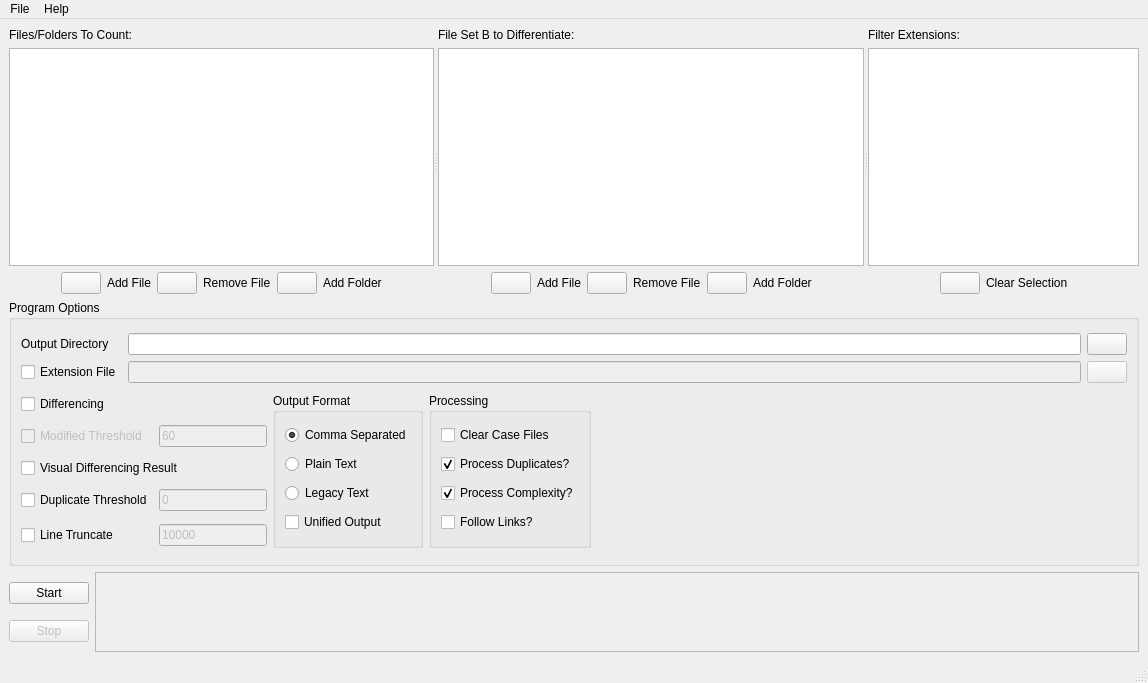
<?xml version="1.0" encoding="UTF-8"?>
<ui version="4.0">
 <class>GMainWindowClass</class>
 <widget class="QMainWindow" name="GMainWindowClass">
  <property name="geometry">
   <rect>
    <x>0</x>
    <y>0</y>
    <width>1148</width>
    <height>683</height>
   </rect>
  </property>
  <property name="windowTitle">
   <string>Unified Code Counter (UCC)</string>
  </property>
  <property name="windowIcon">
   <iconset resource="gucc.qrc">
    <normaloff>:/images/gucc.png</normaloff>:/images/gucc.png</iconset>
  </property>
  <widget class="QWidget" name="centralwidget">
   <layout class="QVBoxLayout" name="verticalLayout_10">
    <item>
     <widget class="QSplitter" name="splitter">
      <property name="orientation">
       <enum>Qt::Horizontal</enum>
      </property>
      <widget class="QWidget" name="layoutWidget">
       <layout class="QVBoxLayout" name="verticalLayout_2">
        <item>
         <layout class="QVBoxLayout" name="verticalLayout">
          <item>
           <widget class="QLabel" name="lblFilesA">
            <property name="text">
             <string>Files/Folders To Count:</string>
            </property>
           </widget>
          </item>
          <item>
           <widget class="QListWidget" name="lwFileListA">
            <property name="contextMenuPolicy">
             <enum>Qt::CustomContextMenu</enum>
            </property>
            <property name="selectionMode">
             <enum>QAbstractItemView::ExtendedSelection</enum>
            </property>
           </widget>
          </item>
         </layout>
        </item>
        <item>
         <layout class="QHBoxLayout" name="horizontalLayout">
          <item>
           <spacer name="horizontalSpacer">
            <property name="orientation">
             <enum>Qt::Horizontal</enum>
            </property>
            <property name="sizeHint" stdset="0">
             <size>
              <width>40</width>
              <height>20</height>
             </size>
            </property>
           </spacer>
          </item>
          <item>
           <widget class="QPushButton" name="btnAddFileA">
            <property name="toolTip">
             <string>Add File</string>
            </property>
            <property name="text">
             <string/>
            </property>
            <property name="icon">
             <iconset resource="gucc.qrc">
              <normaloff>:/images/plus_sign.png</normaloff>:/images/plus_sign.png</iconset>
            </property>
            <property name="iconSize">
             <size>
              <width>22</width>
              <height>22</height>
             </size>
            </property>
           </widget>
          </item>
          <item>
           <widget class="QLabel" name="lblAddFileA">
            <property name="text">
             <string>Add File</string>
            </property>
           </widget>
          </item>
          <item>
           <widget class="QPushButton" name="btnRemoveFileA">
            <property name="enabled">
             <bool>true</bool>
            </property>
            <property name="toolTip">
             <string>Remove File</string>
            </property>
            <property name="text">
             <string/>
            </property>
            <property name="icon">
             <iconset resource="gucc.qrc">
              <normaloff>:/images/minus_sign.png</normaloff>:/images/minus_sign.png</iconset>
            </property>
            <property name="iconSize">
             <size>
              <width>22</width>
              <height>22</height>
             </size>
            </property>
           </widget>
          </item>
          <item>
           <widget class="QLabel" name="lblRemoveFileA">
            <property name="text">
             <string>Remove File</string>
            </property>
           </widget>
          </item>
          <item>
           <widget class="QPushButton" name="btnAddFolderA">
            <property name="toolTip">
             <string>Add Folder</string>
            </property>
            <property name="text">
             <string/>
            </property>
            <property name="icon">
             <iconset resource="gucc.qrc">
              <normaloff>:/images/add_folder.png</normaloff>:/images/add_folder.png</iconset>
            </property>
            <property name="iconSize">
             <size>
              <width>22</width>
              <height>22</height>
             </size>
            </property>
           </widget>
          </item>
          <item>
           <widget class="QLabel" name="lblAddFolderA">
            <property name="text">
             <string>Add Folder</string>
            </property>
           </widget>
          </item>
          <item>
           <spacer name="horizontalSpacer_2">
            <property name="orientation">
             <enum>Qt::Horizontal</enum>
            </property>
            <property name="sizeHint" stdset="0">
             <size>
              <width>40</width>
              <height>20</height>
             </size>
            </property>
           </spacer>
          </item>
         </layout>
        </item>
       </layout>
      </widget>
      <widget class="QWidget" name="layoutWidget1">
       <layout class="QVBoxLayout" name="verticalLayout_7">
        <item>
         <layout class="QVBoxLayout" name="verticalLayout_5">
          <item>
           <widget class="QLabel" name="lblFilesB">
            <property name="text">
             <string>File Set B to Differentiate:</string>
            </property>
           </widget>
          </item>
          <item>
           <widget class="QListWidget" name="lwFileListB">
            <property name="contextMenuPolicy">
             <enum>Qt::CustomContextMenu</enum>
            </property>
            <property name="selectionMode">
             <enum>QAbstractItemView::ExtendedSelection</enum>
            </property>
           </widget>
          </item>
         </layout>
        </item>
        <item>
         <layout class="QHBoxLayout" name="horizontalLayout_2">
          <item>
           <spacer name="horizontalSpacer_3">
            <property name="orientation">
             <enum>Qt::Horizontal</enum>
            </property>
            <property name="sizeHint" stdset="0">
             <size>
              <width>40</width>
              <height>20</height>
             </size>
            </property>
           </spacer>
          </item>
          <item>
           <widget class="QPushButton" name="btnAddFileB">
            <property name="toolTip">
             <string>Add File</string>
            </property>
            <property name="text">
             <string/>
            </property>
            <property name="icon">
             <iconset resource="gucc.qrc">
              <normaloff>:/images/plus_sign.png</normaloff>:/images/plus_sign.png</iconset>
            </property>
            <property name="iconSize">
             <size>
              <width>22</width>
              <height>22</height>
             </size>
            </property>
           </widget>
          </item>
          <item>
           <widget class="QLabel" name="lblAddFileB">
            <property name="text">
             <string>Add File</string>
            </property>
           </widget>
          </item>
          <item>
           <widget class="QPushButton" name="btnRemoveFileB">
            <property name="enabled">
             <bool>true</bool>
            </property>
            <property name="toolTip">
             <string>Remove File</string>
            </property>
            <property name="text">
             <string/>
            </property>
            <property name="icon">
             <iconset resource="gucc.qrc">
              <normaloff>:/images/minus_sign.png</normaloff>:/images/minus_sign.png</iconset>
            </property>
            <property name="iconSize">
             <size>
              <width>22</width>
              <height>22</height>
             </size>
            </property>
           </widget>
          </item>
          <item>
           <widget class="QLabel" name="lblRemoveFileB">
            <property name="text">
             <string>Remove File</string>
            </property>
           </widget>
          </item>
          <item>
           <widget class="QPushButton" name="btnAddFolderB">
            <property name="toolTip">
             <string>Add Folder</string>
            </property>
            <property name="text">
             <string/>
            </property>
            <property name="icon">
             <iconset resource="gucc.qrc">
              <normaloff>:/images/add_folder.png</normaloff>:/images/add_folder.png</iconset>
            </property>
            <property name="iconSize">
             <size>
              <width>22</width>
              <height>22</height>
             </size>
            </property>
           </widget>
          </item>
          <item>
           <widget class="QLabel" name="lblAddFolderB">
            <property name="text">
             <string>Add Folder</string>
            </property>
           </widget>
          </item>
          <item>
           <spacer name="horizontalSpacer_4">
            <property name="orientation">
             <enum>Qt::Horizontal</enum>
            </property>
            <property name="sizeHint" stdset="0">
             <size>
              <width>40</width>
              <height>20</height>
             </size>
            </property>
           </spacer>
          </item>
         </layout>
        </item>
       </layout>
      </widget>
      <widget class="QWidget" name="layoutWidget2">
       <layout class="QVBoxLayout" name="verticalLayout_8">
        <item>
         <layout class="QVBoxLayout" name="verticalLayout_6">
          <item>
           <widget class="QLabel" name="lblExtensionList">
            <property name="text">
             <string>Filter Extensions:</string>
            </property>
           </widget>
          </item>
          <item>
           <widget class="QListWidget" name="lwExtensionList">
            <property name="selectionMode">
             <enum>QAbstractItemView::ExtendedSelection</enum>
            </property>
           </widget>
          </item>
         </layout>
        </item>
        <item>
         <layout class="QHBoxLayout" name="horizontalLayout_3">
          <item>
           <spacer name="horizontalSpacer_8">
            <property name="orientation">
             <enum>Qt::Horizontal</enum>
            </property>
            <property name="sizeHint" stdset="0">
             <size>
              <width>40</width>
              <height>20</height>
             </size>
            </property>
           </spacer>
          </item>
          <item>
           <widget class="QPushButton" name="btnClearSelExt">
            <property name="toolTip">
             <string>Clear Extension Selection</string>
            </property>
            <property name="text">
             <string/>
            </property>
            <property name="icon">
             <iconset resource="gucc.qrc">
              <normaloff>:/images/minus_sign.png</normaloff>:/images/minus_sign.png</iconset>
            </property>
            <property name="iconSize">
             <size>
              <width>22</width>
              <height>22</height>
             </size>
            </property>
           </widget>
          </item>
          <item>
           <widget class="QLabel" name="lblClearSelExt">
            <property name="text">
             <string>Clear Selection</string>
            </property>
           </widget>
          </item>
          <item>
           <spacer name="horizontalSpacer_7">
            <property name="orientation">
             <enum>Qt::Horizontal</enum>
            </property>
            <property name="sizeHint" stdset="0">
             <size>
              <width>40</width>
              <height>20</height>
             </size>
            </property>
           </spacer>
          </item>
         </layout>
        </item>
       </layout>
      </widget>
     </widget>
    </item>
    <item>
     <widget class="QGroupBox" name="bgrpOptions">
      <property name="minimumSize">
       <size>
        <width>500</width>
        <height>200</height>
       </size>
      </property>
      <property name="title">
       <string>Program Options</string>
      </property>
      <layout class="QGridLayout" name="gridLayout_2">
       <item row="1" column="2" rowspan="5">
        <widget class="QGroupBox" name="grpbOutputFormat">
         <property name="title">
          <string>Output Format</string>
         </property>
         <layout class="QVBoxLayout" name="verticalLayout_3">
          <item>
           <widget class="QRadioButton" name="rdoCSVOutput">
            <property name="toolTip">
             <string>&lt;html&gt;&lt;head/&gt;&lt;body&gt;&lt;p&gt;&lt;span style=&quot; font-weight:600;&quot;&gt;Comma Separated (&lt;/span&gt;&lt;span style=&quot; font-weight:600; font-style:italic;&quot;&gt;default&lt;/span&gt;&lt;span style=&quot; font-weight:600;&quot;&gt;)&lt;/span&gt;&lt;/p&gt;&lt;p&gt;Prints CSV (*.csv) report files instead of ASCII text (*.txt) files. The content of the CSV format is identical to the ASCII format.&lt;/p&gt;&lt;/body&gt;&lt;/html&gt;</string>
            </property>
            <property name="text">
             <string>Comma Separated</string>
            </property>
            <property name="checked">
             <bool>true</bool>
            </property>
           </widget>
          </item>
          <item>
           <widget class="QRadioButton" name="rdoAsciiOutput">
            <property name="toolTip">
             <string>&lt;html&gt;&lt;head/&gt;&lt;body&gt;&lt;p&gt;&lt;span style=&quot; font-weight:600;&quot;&gt;Plain Text (&lt;/span&gt;&lt;span style=&quot; font-weight:600; font-style:italic;&quot;&gt;-ascii&lt;/span&gt;&lt;span style=&quot; font-weight:600;&quot;&gt;)&lt;/span&gt;&lt;/p&gt;&lt;p&gt;Prints ASCII text (*.txt) report files instead of CSV (*.csv) files. The content of the ASCII format is identical to the CSV format.&lt;/p&gt;&lt;/body&gt;&lt;/html&gt;</string>
            </property>
            <property name="text">
             <string>Plain Text</string>
            </property>
           </widget>
          </item>
          <item>
           <widget class="QRadioButton" name="rdoLegacyOutput">
            <property name="toolTip">
             <string>&lt;html&gt;&lt;head/&gt;&lt;body&gt;&lt;p&gt;&lt;span style=&quot; font-weight:600;&quot;&gt;Legacy Text (&lt;/span&gt;&lt;span style=&quot; font-weight:600; font-style:italic;&quot;&gt;-legacy&lt;/span&gt;&lt;span style=&quot; font-weight:600;&quot;&gt;)&lt;/span&gt;&lt;/p&gt;&lt;p&gt;Prints legacy formatted ASCII text report files instead of the current format of the CSV or ASCII text files. The purpose of this option is to maintain backward compatibility with some older UCC results post-processing software systems. This options is rarely required.&lt;/p&gt;&lt;/body&gt;&lt;/html&gt;</string>
            </property>
            <property name="text">
             <string>Legacy Text</string>
            </property>
           </widget>
          </item>
          <item>
           <widget class="QCheckBox" name="chkUnifiedOut">
            <property name="toolTip">
             <string>&lt;html&gt;&lt;head/&gt;&lt;body&gt;&lt;p&gt;&lt;span style=&quot; font-weight:600;&quot;&gt;Unified Output (&lt;/span&gt;&lt;span style=&quot; font-weight:600; font-style:italic;&quot;&gt;-unified&lt;/span&gt;&lt;span style=&quot; font-weight:600;&quot;&gt;)&lt;/span&gt;&lt;/p&gt;&lt;p&gt;Prints language report files to a single unified report file. The results are written to 'TOTAL_outfile.csv' or 'TOTAL_outfile.txt'. In the absence of this option, results for each language are written to separate files.&lt;/p&gt;&lt;/body&gt;&lt;/html&gt;</string>
            </property>
            <property name="text">
             <string>Unified Output</string>
            </property>
           </widget>
          </item>
         </layout>
        </widget>
       </item>
       <item row="1" column="3" rowspan="5">
        <widget class="QGroupBox" name="grpbProcessing">
         <property name="title">
          <string>Processing</string>
         </property>
         <layout class="QVBoxLayout" name="verticalLayout_4">
          <item>
           <widget class="QCheckBox" name="chkClearCaseFiles">
            <property name="toolTip">
             <string>&lt;html&gt;&lt;head/&gt;&lt;body&gt;&lt;p&gt;&lt;span style=&quot; font-weight:600;&quot;&gt;Clear Case Files (&lt;/span&gt;&lt;span style=&quot; font-weight:600; font-style:italic;&quot;&gt;-cf&lt;/span&gt;&lt;span style=&quot; font-weight:600;&quot;&gt;)&lt;/span&gt;&lt;/p&gt;&lt;p&gt;Indicates that the target files were retrieved from IBM Rational ClearCase. ClearCase appends information at the end of file names beginning with '@@'. Use of this option strips all characters after the last '@@' sequence from the file name.&lt;/p&gt;&lt;/body&gt;&lt;/html&gt;</string>
            </property>
            <property name="text">
             <string>Clear Case Files</string>
            </property>
           </widget>
          </item>
          <item>
           <widget class="QCheckBox" name="chkProcDuplicates">
            <property name="toolTip">
             <string>&lt;html&gt;&lt;head/&gt;&lt;body&gt;&lt;p&gt;&lt;span style=&quot; font-weight:600;&quot;&gt;Process Duplicates (&lt;/span&gt;&lt;span style=&quot; font-weight:600; font-style:italic;&quot;&gt;inverse -nodup&lt;/span&gt;&lt;span style=&quot; font-weight:600;&quot;&gt;)&lt;/span&gt;&lt;/p&gt;&lt;p&gt;Enables separate processing of duplicate files. Disabling this avoids extra processing time to determine the presence of duplicate files within each baseline. When disabled, all files will be counted and reported together, regardless of whether they are duplicates. Otherwise, file within a baseline will be checked for duplicates and results will be reported separately. Please see the user manual for details.&lt;/p&gt;&lt;/body&gt;&lt;/html&gt;</string>
            </property>
            <property name="text">
             <string>Process Duplicates?</string>
            </property>
            <property name="checked">
             <bool>true</bool>
            </property>
           </widget>
          </item>
          <item>
           <widget class="QCheckBox" name="chkProcComplexity">
            <property name="toolTip">
             <string>&lt;html&gt;&lt;head/&gt;&lt;body&gt;&lt;p&gt;&lt;span style=&quot; font-weight:600;&quot;&gt;Process Complexity (&lt;/span&gt;&lt;span style=&quot; font-weight:600; font-style:italic;&quot;&gt;inverse -nocomplex&lt;/span&gt;&lt;span style=&quot; font-weight:600;&quot;&gt;)&lt;/span&gt;&lt;/p&gt;&lt;p&gt;Enables printing of keyword counts and processing of complexity metrics. Disabling this can reduce processing time and limit reports.&lt;/p&gt;&lt;/body&gt;&lt;/html&gt;</string>
            </property>
            <property name="text">
             <string>Process Complexity?</string>
            </property>
            <property name="checked">
             <bool>true</bool>
            </property>
           </widget>
          </item>
          <item>
           <widget class="QCheckBox" name="chkProcLinks">
            <property name="toolTip">
             <string>&lt;html&gt;&lt;head/&gt;&lt;body&gt;&lt;p&gt;&lt;span style=&quot; font-weight:600;&quot;&gt;Follow Links (&lt;/span&gt;&lt;span style=&quot; font-weight:600; font-style:italic;&quot;&gt;inverse -nolinks&lt;/span&gt;&lt;span style=&quot; font-weight:600;&quot;&gt;)&lt;/span&gt;&lt;/p&gt;&lt;p&gt;Enables following symbolic links to directories and counting of links to files on Unix systems. Disabling this can prevent duplicate file counts.&lt;/p&gt;&lt;/body&gt;&lt;/html&gt;</string>
            </property>
            <property name="text">
             <string>Follow Links?</string>
            </property>
           </widget>
          </item>
         </layout>
        </widget>
       </item>
       <item row="0" column="0" colspan="5">
        <layout class="QGridLayout" name="gridLayout">
         <item row="0" column="0">
          <widget class="QLabel" name="lblOutputDir">
           <property name="toolTip">
            <string>&lt;html&gt;&lt;head/&gt;&lt;body&gt;&lt;p&gt;&lt;span style=&quot; font-weight:600;&quot;&gt;Working Directory&lt;/span&gt;&lt;/p&gt;&lt;p&gt;Specifies the directory where any intermediate files will be written. The output files will be written to the working directory by default unless an Output Directory is specified.&lt;/p&gt;&lt;/body&gt;&lt;/html&gt;</string>
           </property>
           <property name="text">
            <string>Output Directory</string>
           </property>
          </widget>
         </item>
         <item row="0" column="1">
          <widget class="QLineEdit" name="txtOutputDir"/>
         </item>
         <item row="0" column="2">
          <widget class="QPushButton" name="btnBrowseOutputDir">
           <property name="toolTip">
            <string>&lt;html&gt;&lt;head/&gt;&lt;body&gt;&lt;p&gt;Browse the file system for the Working Directory.&lt;/p&gt;&lt;/body&gt;&lt;/html&gt;</string>
           </property>
           <property name="text">
            <string/>
           </property>
           <property name="icon">
            <iconset resource="gucc.qrc">
             <normaloff>:/images/open.png</normaloff>:/images/open.png</iconset>
           </property>
           <property name="iconSize">
            <size>
             <width>22</width>
             <height>22</height>
            </size>
           </property>
          </widget>
         </item>
         <item row="1" column="0">
          <widget class="QCheckBox" name="chkExtensionFile">
           <property name="toolTip">
            <string>&lt;html&gt;&lt;head/&gt;&lt;body&gt;&lt;p&gt;&lt;span style=&quot; font-weight:600;&quot;&gt;Extension File (&lt;/span&gt;&lt;span style=&quot; font-weight:600; font-style:italic;&quot;&gt;-extfile &amp;lt;filePath&amp;gt;&lt;/span&gt;&lt;span style=&quot; font-weight:600;&quot;&gt;)&lt;/span&gt;&lt;/p&gt;&lt;p&gt;Specifies a file containing user specified file extensions for any of the available language counters. Any language counter specified within this file will have its associated extensions replaced. If a language is specified with no extensions, the language counter will be disabled. The file format contains a single line entry for each language. Single or multi-line comments may be included with square brackets []. For example:&lt;/p&gt;&lt;p&gt;C_CPP = *.cpp, *.h [C/C++ extensions]&lt;/p&gt;&lt;/body&gt;&lt;/html&gt;</string>
           </property>
           <property name="text">
            <string>Extension File</string>
           </property>
          </widget>
         </item>
         <item row="1" column="1">
          <widget class="QLineEdit" name="txtExtensionFile">
           <property name="enabled">
            <bool>false</bool>
           </property>
          </widget>
         </item>
         <item row="1" column="2">
          <widget class="QPushButton" name="btnBrowseExtensionFile">
           <property name="enabled">
            <bool>false</bool>
           </property>
           <property name="toolTip">
            <string>&lt;html&gt;&lt;head/&gt;&lt;body&gt;&lt;p&gt;Browse the file system for the Extension File.&lt;/p&gt;&lt;/body&gt;&lt;/html&gt;</string>
           </property>
           <property name="text">
            <string/>
           </property>
           <property name="icon">
            <iconset resource="gucc.qrc">
             <normaloff>:/images/open.png</normaloff>:/images/open.png</iconset>
           </property>
           <property name="iconSize">
            <size>
             <width>22</width>
             <height>22</height>
            </size>
           </property>
          </widget>
         </item>
        </layout>
       </item>
       <item row="1" column="0">
        <widget class="QCheckBox" name="chkDifferencing">
         <property name="toolTip">
          <string>&lt;html&gt;&lt;head/&gt;&lt;body&gt;&lt;p&gt;&lt;span style=&quot; font-weight:600;&quot;&gt;Differencing (&lt;/span&gt;&lt;span style=&quot; font-weight:600; font-style:italic;&quot;&gt;-d&lt;/span&gt;&lt;span style=&quot; font-weight:600;&quot;&gt;)&lt;/span&gt;&lt;/p&gt;&lt;p&gt;Enables the differencing function. If not specified, only the counting functions will execute.&lt;/p&gt;&lt;/body&gt;&lt;/html&gt;</string>
         </property>
         <property name="text">
          <string>Differencing</string>
         </property>
        </widget>
       </item>
       <item row="1" column="1">
        <spacer name="horizontalSpacer_5">
         <property name="orientation">
          <enum>Qt::Horizontal</enum>
         </property>
         <property name="sizeType">
          <enum>QSizePolicy::Minimum</enum>
         </property>
         <property name="sizeHint" stdset="0">
          <size>
           <width>0</width>
           <height>0</height>
          </size>
         </property>
        </spacer>
       </item>
       <item row="2" column="0">
        <widget class="QCheckBox" name="chkModThreshold">
         <property name="enabled">
          <bool>false</bool>
         </property>
         <property name="toolTip">
          <string>&lt;html&gt;&lt;head/&gt;&lt;body&gt;&lt;p&gt;&lt;span style=&quot; font-weight:600;&quot;&gt;Modified Threshold (&lt;/span&gt;&lt;span style=&quot; font-weight:600; font-style:italic;&quot;&gt;-t &amp;lt;#&amp;gt;&lt;/span&gt;&lt;span style=&quot; font-weight:600;&quot;&gt;)&lt;/span&gt;&lt;/p&gt;&lt;p&gt;Specifies the percentage of common characters between two lines of code that are being compared in order to determine whether the line is modified or replaced. If the percentage of common characters between the compared lines is greater than the specified threshold, the line is considered replaced and will be counted as one line deleted and one line added. Otherwise, it will be counted as one modified line. The valid range is 0 to 100 and defaults to 60.&lt;/p&gt;&lt;/body&gt;&lt;/html&gt;</string>
         </property>
         <property name="text">
          <string>Modified Threshold</string>
         </property>
        </widget>
       </item>
       <item row="2" column="1">
        <widget class="QLineEdit" name="txtModThreshold">
         <property name="enabled">
          <bool>false</bool>
         </property>
         <property name="sizePolicy">
          <sizepolicy hsizetype="Fixed" vsizetype="Fixed">
           <horstretch>0</horstretch>
           <verstretch>0</verstretch>
          </sizepolicy>
         </property>
         <property name="text">
          <string>60</string>
         </property>
        </widget>
       </item>
       <item row="3" column="4">
        <spacer name="horizontalSpacer_6">
         <property name="orientation">
          <enum>Qt::Horizontal</enum>
         </property>
         <property name="sizeHint" stdset="0">
          <size>
           <width>179</width>
           <height>20</height>
          </size>
         </property>
        </spacer>
       </item>
       <item row="5" column="0">
        <widget class="QCheckBox" name="chkTruncThreshold">
         <property name="toolTip">
          <string>&lt;html&gt;&lt;head/&gt;&lt;body&gt;&lt;p&gt;&lt;span style=&quot; font-weight:600;&quot;&gt;Line Truncate (&lt;/span&gt;&lt;span style=&quot; font-weight:600; font-style:italic;&quot;&gt;-trunc &amp;lt;#&amp;gt;&lt;/span&gt;&lt;span style=&quot; font-weight:600;&quot;&gt;)&lt;/span&gt;&lt;/p&gt;&lt;p&gt;Specifies the maximum number of characters allowed in a logical source line of code (LSLOC). Any characters beyond the specified threshold will be truncated and ignored when compared. If the truncation is disabled by setting the threshold to 0 or the threshold is set too high, very long LSLOC may significantly degrade performance.&lt;/p&gt;&lt;/body&gt;&lt;/html&gt;</string>
         </property>
         <property name="text">
          <string>Line Truncate</string>
         </property>
        </widget>
       </item>
       <item row="5" column="1">
        <widget class="QLineEdit" name="txtTruncThreshold">
         <property name="enabled">
          <bool>false</bool>
         </property>
         <property name="sizePolicy">
          <sizepolicy hsizetype="Fixed" vsizetype="Fixed">
           <horstretch>0</horstretch>
           <verstretch>0</verstretch>
          </sizepolicy>
         </property>
         <property name="text">
          <string>10000</string>
         </property>
        </widget>
       </item>
       <item row="4" column="0">
        <widget class="QCheckBox" name="chkDupThreshold">
         <property name="toolTip">
          <string>&lt;html&gt;&lt;head/&gt;&lt;body&gt;&lt;p&gt;&lt;span style=&quot; font-weight:600;&quot;&gt;Duplicate Threshold (&lt;/span&gt;&lt;span style=&quot; font-weight:600; font-style:italic;&quot;&gt;-tdup &amp;lt;#&amp;gt;&lt;/span&gt;&lt;span style=&quot; font-weight:600;&quot;&gt;)&lt;/span&gt;&lt;/p&gt;&lt;p&gt;Specifies the percentage of logical source lines of code (LSLOC) that have changed between two files of the same name in order to determine whether the files are duplicates. If the percentage of common LSLOC between two files is less than or equal to the specified threshold, the files are considered duplicates. This method compares LSLOC similar to the differencing function and ignores formatting including blank lines and comments. Note that files of different names may be checked for an exact physical match. The valid range is 0 to 100 and defaults to 0.&lt;/p&gt;&lt;/body&gt;&lt;/html&gt;</string>
         </property>
         <property name="text">
          <string>Duplicate Threshold</string>
         </property>
        </widget>
       </item>
       <item row="4" column="1">
        <widget class="QLineEdit" name="txtDupThreshold">
         <property name="enabled">
          <bool>false</bool>
         </property>
         <property name="sizePolicy">
          <sizepolicy hsizetype="Fixed" vsizetype="Fixed">
           <horstretch>0</horstretch>
           <verstretch>0</verstretch>
          </sizepolicy>
         </property>
         <property name="text">
          <string>0</string>
         </property>
        </widget>
       </item>
       <item row="3" column="0" colspan="2">
        <widget class="QCheckBox" name="chkVisualDiffResult">
         <property name="text">
          <string>Visual Differencing Result</string>
         </property>
        </widget>
       </item>
      </layout>
     </widget>
    </item>
    <item>
     <layout class="QHBoxLayout" name="horizontalLayout_4">
      <item>
       <layout class="QVBoxLayout" name="verticalLayout_9">
        <item>
         <widget class="QPushButton" name="btnStart">
          <property name="toolTip">
           <string>&lt;html&gt;&lt;head/&gt;&lt;body&gt;&lt;p&gt;Starts the execution of counting and/or comparison based on the current selections.&lt;/p&gt;&lt;/body&gt;&lt;/html&gt;</string>
          </property>
          <property name="text">
           <string>Start</string>
          </property>
          <property name="icon">
           <iconset resource="gucc.qrc">
            <normaloff>:/images/start.png</normaloff>:/images/start.png</iconset>
          </property>
         </widget>
        </item>
        <item>
         <widget class="QPushButton" name="btnStop">
          <property name="enabled">
           <bool>false</bool>
          </property>
          <property name="toolTip">
           <string>&lt;html&gt;&lt;head/&gt;&lt;body&gt;&lt;p&gt;Stops the currently running counting operation.&lt;/p&gt;&lt;/body&gt;&lt;/html&gt;</string>
          </property>
          <property name="text">
           <string>Stop</string>
          </property>
          <property name="icon">
           <iconset resource="gucc.qrc">
            <normaloff>:/images/stop.png</normaloff>:/images/stop.png</iconset>
          </property>
         </widget>
        </item>
       </layout>
      </item>
      <item>
       <widget class="QTextEdit" name="txtMessages">
        <property name="enabled">
         <bool>false</bool>
        </property>
        <property name="sizePolicy">
         <sizepolicy hsizetype="Expanding" vsizetype="Fixed">
          <horstretch>0</horstretch>
          <verstretch>0</verstretch>
         </sizepolicy>
        </property>
        <property name="maximumSize">
         <size>
          <width>16777215</width>
          <height>80</height>
         </size>
        </property>
        <property name="readOnly">
         <bool>true</bool>
        </property>
       </widget>
      </item>
     </layout>
    </item>
   </layout>
  </widget>
  <widget class="QMenuBar" name="menubar">
   <property name="geometry">
    <rect>
     <x>0</x>
     <y>0</y>
     <width>1148</width>
     <height>22</height>
    </rect>
   </property>
   <property name="windowicon" stdset="0">
    <iconset resource="gucc.qrc">
     <normaloff>:/images/gucc.png</normaloff>:/images/gucc.png</iconset>
   </property>
   <widget class="QMenu" name="menuAbout">
    <property name="title">
     <string>File</string>
    </property>
    <addaction name="actionOpen_File"/>
    <addaction name="separator"/>
    <addaction name="actionEdit_Extensions"/>
    <addaction name="separator"/>
    <addaction name="actionExit"/>
   </widget>
   <widget class="QMenu" name="menuHelp">
    <property name="title">
     <string>Help</string>
    </property>
    <addaction name="actionAbout"/>
   </widget>
   <addaction name="menuAbout"/>
   <addaction name="menuHelp"/>
  </widget>
  <widget class="QStatusBar" name="statusBar"/>
  <action name="actionOpen_File">
   <property name="icon">
    <iconset resource="gucc.qrc">
     <normaloff>:/images/open.png</normaloff>:/images/open.png</iconset>
   </property>
   <property name="text">
    <string>Open File</string>
   </property>
   <property name="toolTip">
    <string>Open File</string>
   </property>
  </action>
  <action name="actionExit">
   <property name="icon">
    <iconset resource="gucc.qrc">
     <normaloff>:/images/close.png</normaloff>:/images/close.png</iconset>
   </property>
   <property name="text">
    <string>Exit</string>
   </property>
  </action>
  <action name="actionUser_Manual">
   <property name="icon">
    <iconset resource="gucc.qrc">
     <normaloff>:/images/help.png</normaloff>:/images/help.png</iconset>
   </property>
   <property name="text">
    <string>User Manual</string>
   </property>
  </action>
  <action name="actionAbout">
   <property name="text">
    <string>About</string>
   </property>
  </action>
  <action name="actionEdit_Extensions">
   <property name="icon">
    <iconset resource="gucc.qrc">
     <normaloff>:/images/edit.png</normaloff>:/images/edit.png</iconset>
   </property>
   <property name="text">
    <string>View/Edit Extensions</string>
   </property>
   <property name="toolTip">
    <string>View/Edit Extensions</string>
   </property>
  </action>
  <action name="actionRelease_Notes">
   <property name="text">
    <string>Release Notes</string>
   </property>
   <property name="toolTip">
    <string>Release Notes</string>
   </property>
  </action>
  <action name="actionLicense">
   <property name="text">
    <string>License</string>
   </property>
  </action>
 </widget>
 <tabstops>
  <tabstop>lwFileListA</tabstop>
  <tabstop>btnAddFileA</tabstop>
  <tabstop>btnRemoveFileA</tabstop>
  <tabstop>btnAddFolderA</tabstop>
  <tabstop>lwFileListB</tabstop>
  <tabstop>btnAddFileB</tabstop>
  <tabstop>btnRemoveFileB</tabstop>
  <tabstop>btnAddFolderB</tabstop>
  <tabstop>lwExtensionList</tabstop>
  <tabstop>btnClearSelExt</tabstop>
  <tabstop>txtOutputDir</tabstop>
  <tabstop>btnBrowseOutputDir</tabstop>
  <tabstop>chkExtensionFile</tabstop>
  <tabstop>txtExtensionFile</tabstop>
  <tabstop>btnBrowseExtensionFile</tabstop>
  <tabstop>chkDifferencing</tabstop>
  <tabstop>chkModThreshold</tabstop>
  <tabstop>txtModThreshold</tabstop>
  <tabstop>chkTruncThreshold</tabstop>
  <tabstop>txtTruncThreshold</tabstop>
  <tabstop>rdoCSVOutput</tabstop>
  <tabstop>rdoAsciiOutput</tabstop>
  <tabstop>rdoLegacyOutput</tabstop>
  <tabstop>chkUnifiedOut</tabstop>
  <tabstop>chkClearCaseFiles</tabstop>
  <tabstop>chkProcDuplicates</tabstop>
  <tabstop>chkProcComplexity</tabstop>
  <tabstop>chkProcLinks</tabstop>
  <tabstop>btnStart</tabstop>
  <tabstop>btnStop</tabstop>
  <tabstop>txtMessages</tabstop>
 </tabstops>
 <resources>
  <include location="gucc.qrc"/>
 </resources>
 <connections/>
</ui>
